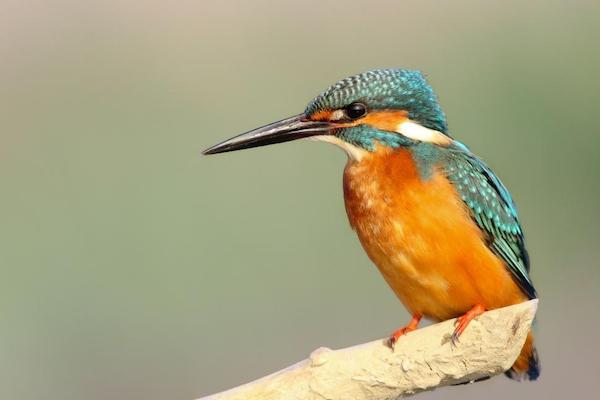
#> input picture data/images/kingfisher.jpg, 600 x 400 px, found by its file name; the run also reads 1 picture not shown here
$ jupyter execute --allow-errors 01-image-processing-basics-EX.ipynb   (shell and % lines are left out)
#> lines starting #> are read from the running program, lines starting #| are printed output that depends on the picture
# **Digital image processing – Basics**

<div style="color:#777777;margin-top: -15px;">
<b>Author</b>: Norman Juchler |
<b>Course</b>: MSLS CO4 |
<b>Version</b>: v1.1 <br><br>
<!-- Date: 27.02.2025 -->
<!-- Comments: ... -->
</div>

In this notebook, we will learn how to handle images in Python using the OpenCV and PIL packages.
We will also learn how to read, create and modify images using these libraries.

<!--
## **Exercises**
* [Exercise 1](#exercise1)
* [Exercise 2](#exercise2)
* [Exercise 3](#exercise3)
* [Exercise 4](#exercise4)
* [Exercise 5](#exercise5)
* [Exercise 6](#exercise6)
-->

---

## **Preparations**

Let's begin with the usual preparatory steps...

[cell 1]
import numpy as np
import matplotlib.pyplot as plt
import cv2 as cv
import PIL

# Jupyter / IPython configuration:
# Automatically reload modules when modified

# Enable vectorized output (for nicer plots)

# Inline backend configuration

# Enable this line if you want to use the interactive widgets
# It requires the ipympl package to be installed.
#%matplotlib widget

import sys
sys.path.insert(0, "../")
#> (the rest of this cell did not finish here and is left out)

---

<a id='exercise1'></a>

## **&#9734;  Exercise 1 – Image representation**

We have already learned that a digital (grayscale) image is represented as a 2D array of pixel values. In this exercise, we will explore how to load an image and access its pixel values using OpenCV, a powerful library for image processing and computer vision, optimized for real-time applications. Although OpenCV is written in C++, it provides Python bindings for ease of use.

A grayscale image is stored as a 2D array of intensity values, where the total number of values is equal to the number of pixels (height $h$ × width $w$). In contrast, a color image is represented as a 3D array with pixel values across multiple channels—for example, an RGB image contains three times as many values as a grayscale image (one set for each color channel: Red, Green, and Blue).

The suitable data structure for handling image data in Python is a NumPy array. In fact, most image processing libraries in Python either use NumPy arrays directly or provide functions to convert images into this format. This makes it easy to combine different libraries when working with images.

To visualize an image, we can use the [`imshow()`](https://matplotlib.org/stable/api/_as_gen/matplotlib.pyplot.imshow.html) function from matplotlib.

### **Instructions**

1. Read the image `"../data/images/kingfisher-gray.jpg"` using `cv.imread()`. See [this example](https://docs.opencv.org/4.x/db/deb/tutorial_display_image.html) for reference.
2. Examine the returned array: What is its shape? What is its data type?
3. Display the image using [`plt.imshow()`](https://matplotlib.org/stable/api/_as_gen/matplotlib.pyplot.imshow.html).
   **Hint**: Set the argument `cmap="gray"` to properly display the grayscale image.
4. Retrieve the pixel value at position `(100, 100)`.
5. Select a **region of interest (ROI)**, starting at pixel (75, 200) with a width of 200 and height of 100 pixels

[cell 2]
######################
###    EXCERISE    ###
######################

# Read the image
img_path = r"C:\Users\keane\OneDrive - ZHAW\Spring 25\C04\msls-co4-ss25\data\images\kingfisher.jpg"
gray = cv.imread(img_path, cv.IMREAD_GRAYSCALE)
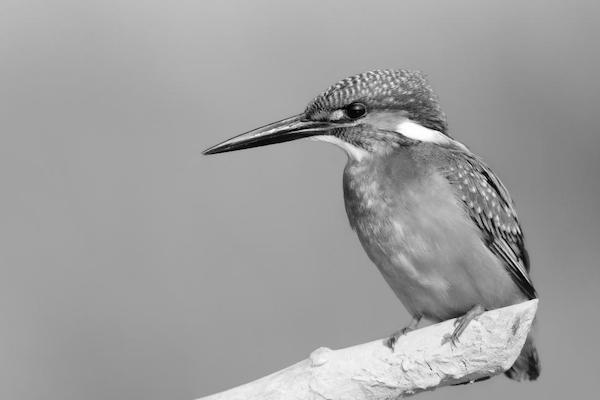
#> gray: shape (400, 600); min 0, max 255, mean 158.9

# Print the image properties
print("Height, width:       ",gray.shape)
#| Height, width:        (400, 600)
print("Data type:           ",gray.dtype)
#| Data type:            uint8
print()

# Display the image
plt.imshow(gray)
plt.show()

# Read the pixel at [100,100]
print("Pixel at [100,100]:  ", gray [100, 100])
#| Pixel at [100,100]:   164

# Crop the image and display it
crop = gray[100:200, 100:200]
plt.imshow(crop)
plt.show()

---

<a id='exercise1'></a>

## **&#9734;  Exercise 2 – Digitalization**

Just like time-based data, digital images are represented as arrays of numbers. The digitalization/discretization process is very similar and involves two steps:
1. Sampling: the continuous image is sampled at regular intervals to obtain a grid of pixels.
2. Quantization: the continuous pixel values are quantized to a finite number of levels.

The result is a 2D array of numbers, where each number represents the intensity (or color) of a pixel.

### **Instructions:**

* Explain the main difference(s) between the sampling of continuous-time signals and the spatial sampling of images.
* Use the image from the previous exercise
* Study the effect of quantization: What happens when you reduce the number of bits?
  * Have a look at the function: quantize(image, nbits). Understand how it works.
     Note: NumPy does not have built-in data types for n-bit images, so we use 8-bit
     arrays - but we can still simulate n-bit quantization by rounding the values.
  * Use the function `quantize()` to (artificially) create images with a lower image depth
* Study the effect of spatial sampling: What happens when you reduce the number of pixels?
  * Progressively subsample the image by a factor of two: `gray[::2, ::2]`
  * Reflect: What to expect with this type of subsampling, besides getting a lower resolution?

[cell 3]
# [28 lines left out: function quantize, not called in this run]


# def quantize(image, nbits):
#     """Method 2:
#     Equivalent to the previous function, but using a more efficient
#     bitwise operation. The function works for an arbitrary number of
#     channels."""
#     assert image.dtype == np.uint8, "Image must be uint8"
#     assert nbits > 0 and nbits <= 8, "Invalid number of bits"
#     return ((image >> (8 - nbits))) << (8 - nbits)

[cell 4]
######################
###    EXERCISE    ###
######################

# Differences between temporal and spatial sampling?

# Convert to n-bit image
print("Effect of quantization")
print("######################")
nbits = [8, 6, 4, 3, 2, 1]
fig, axes = plt.subplots(2, len(nbits)//2, figsize=(9, 6))
for i, nbit in enumerate(nbits):
    gray_quantized = ...
    ...


# Sub-sample the original image
print("Effect of spatial sampling")
print("##########################")
fig, axes = plt.subplots(2, len(nbits)//2, figsize=(9, 6))
gray_sub = gray.copy()
for i in range(1,6):
    gray_sub = ...
    ...

---

<a id='exercise3'></a>

## **&#9734;  Exercise 3 – Color representation**

Gray is dull! Let's use more color in the next exercise. We again read in the same image, but this time in color. Let's try it!

[cell 5]
color = cv.imread("../data/images/kingfisher.jpg")
#> color is the input picture: shape (400, 600, 3); mean B, G, R 125.8, 161.1, 167.2
# A convenient function to display an image directly in the notebook
#> (the rest of this cell did not finish here and is left out)

The image is in fact a color image: The image is now represented using 3 channels. But the colors in the image look strange. The reason for this is that OpenCV reads the image in **BGR format**, while matplotlib expects **RGB format**. Shuffling the channels will fix the issue:

[cell 6]
color_bgr = color.copy()
color_rgb = color_bgr[..., ::-1]
#> (the rest of this cell did not finish here and is left out)

### **Instructions**
* Examine the image shape and depth
* Print the pixel value at (100,100)
* Crop the image to the region (125:300, 300:600) and display the cropped image.
* Convert the image to an 8-bit grayscale image. Implement at least two conversion methods (hint: see lecture slides)
* Use the function [`cv.cvtColor(image, cv.COLOR_RGB2GRAY)`](https://docs.opencv.org/3.4/d8/d01/group__imgproc__color__conversions.html) to convert the image to grayscale.
* Optional task: Use again the quantize function to quantize color images.

[cell 7]
######################
###    EXERCISE    ###
######################

print("Height, width, channels:", ...)
print("Data type:              ", ...)
print("Pixel at [100,100]:     ", ...)
print()

# Crop the image
color_cropped = ...
#> (the rest of this cell did not finish here and is left out)

---

<a id='exercise4'></a>

## **&#9734;  Exercise 4 – Construct an image**

You can construct an image yourselve. In this exercise, you need to create a checkerboard consisting of 8x8 squares, where each square is 32x32 pixels. The squares should be colored alternately with any two colors (e.g. red and green or black and white). The final image should be 256x256 pixels.

Complete the following function template.

[cell 8]
######################
###    EXERCISE    ###
######################

def create_checkerboard(square_size=32, checker_size=8, color1=[0,0,0], color2=[255,255,255]):
    """Create a checkerboard image with the specified square size and checker size."""
    image_size = square_size * checker_size
    # Complete this function
    iamge = ...
    return image

#> (the rest of this cell did not finish here and is left out)

---

<a id='exercise5'></a>

## **&#9734;  Exercise 5 – Gamma correction**

Gamma correction is a non-linear operation to adjust the brightness of an image. It is used to correct the non-linear response of the human eye to light intensity, or the non-linear behavior of certain display devices.

The gamma correction is defined as:

$$I_{out} = I_{in} ^ {\;\gamma}$$

Here, $\gamma > 0$ is the correction factor. For $\gamma=1$, the image remains unchanged. For $\gamma>1$, the image is darkened, and for $\gamma<1$, the image is brightened.

**Hint**: The operation requires the image to be in float format. In this format, the pixel values should be in the range [0,1]. That means, besides changing the dtype to float, the pixel values should be normalized to the range [0,1]. Matplotlib can handle floating point images just like images with integral depth.

### **Instruction:**
Complete the following function template.

[cell 9]
######################
###    EXERCISE    ###
######################

# Solution
def gamma_correction(image, gamma):
    """Apply gamma correction to an image with the specified gamma value."""
    # Conver to float if the image is in uint8 format
    image = ...
    # Apply the gamma correction
    corrected = ...
    return corrected

# Test the function.
image = color_rgb.copy()
gamma = 1.5
corrected = gamma_correction(image, gamma)
#> (the rest of this cell did not finish here and is left out)

---

<a id='exercise6'></a>

## **&#9734;  Exercise 6 – Color and intensity histograms**

### **Instructions**
* Read the following section carefully
* Make sure you understand the concept of intensity and color histograms
* Understand the type of color transformations we examine here

<br>

The *distribution of intensity* values in the image (or channel) is an relevant characteristic of the image. The *histogram* of an image shows the number of pixels for each intensity value. It is a useful visualization to understand the contrast, brightness, and dynamic range of an image.

[cell 10]
# Compute the histogram of the image
hist, bins = np.histogram(gray.flatten(), bins=256, range=[0,256], density=True)
#> hist = 256 values, max 0.0692 at index 163, min 4.58e-05 at index 249, mean 0.00391; bins = 257 values from 0 to 256
cdf = hist.cumsum()
#> cdf = 256 values from 0.000475 to 1
hist /= hist.max()
#> hist = 256 values, max 1 at index 163, min 0.000663 at index 249, mean 0.0565

fig, axes = plt.subplots(1, 2, figsize=(9, 4))

axes[0].imshow(gray, cmap="gray")
axes[0].axis("off")
axes[1].plot(hist, label="Histogram (normalized)")
axes[1].plot(cdf, label="CDF")
axes[1].set_xlabel("Pixel value")
axes[1].legend();
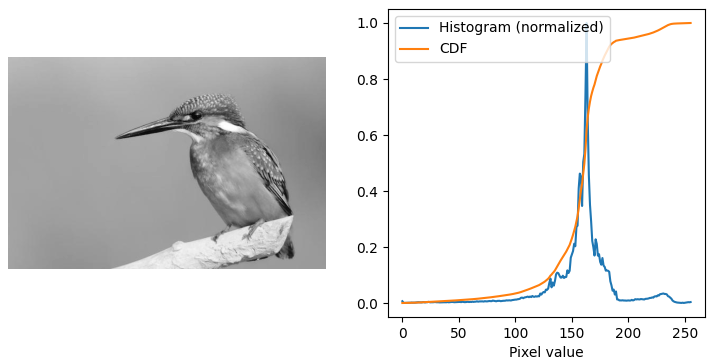
#> figure drawn by matplotlib, 2 panels; panel 2: curve peaks at x = 163, y = 1; panel 2: curve peaks at x = 255, y = 1

We can observe for this particular image that most of the pixel values are concentrated between 120 and 180, while there are almost no pixels with values below 100.

The above plot displays also the cumulative distribution function (CDF) of the pixel values. The CDF shows the fraction of pixels with values less than or equal to a given value. For example, the CDF value at 100 is < 0.1, which means that less than 10% of the pixels have values less than 100.

The situation seen in the above plot can be considered as a low-contrast image, where the pixel values are concentrated in a narrow range. This can be improved by applying a contrast stretching operation, which maps the pixel values to a wider range. One such approach is called **histogram equalization**, which is a method to improve the contrast of an image by equalizing the histogram. The goal is to obtain a uniform histogram, where all pixel values are equally distributed.

[cell 11]
# Apply histogram equalization
gray = cv.imread("../data/images/kingfisher-gray.jpg", cv.IMREAD_GRAYSCALE)
gray_equalized = cv.equalizeHist(gray)
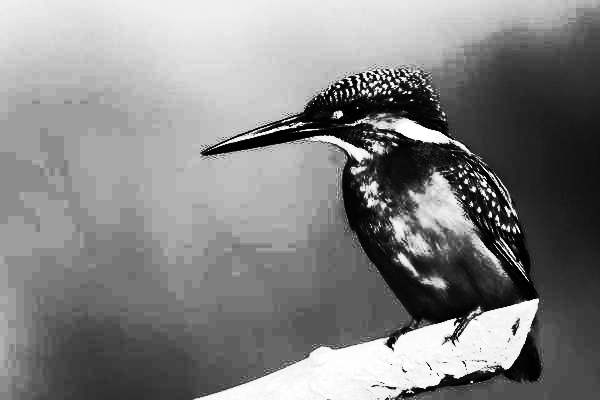
#> gray_equalized: shape (400, 600); min 0, max 255, mean 130.2
hist_equalized, bins = np.histogram(gray_equalized.flatten(),
                                    bins=256, range=[0,256],
                                    density=True)
#> hist_equalized = 256 values, max 0.0692 at index 158, min 0 at index 24, mean 0.00391
cdf_equalized = hist_equalized.cumsum()
#> cdf_equalized = 256 values from 0.00217 to 1
hist_equalized /= hist_equalized.max()
#> hist_equalized = 256 values, max 1 at index 158, min 0 at index 24, mean 0.0564
fig, axes = plt.subplots(1, 2, figsize=(9, 4))
axes[0].imshow(gray_equalized, cmap="gray")
axes[0].axis("off")
axes[1].plot(hist_equalized, label="Histogram (normalized)")
axes[1].plot(cdf_equalized, label="CDF")
axes[1].set_xlabel("Pixel value")
axes[1].legend();
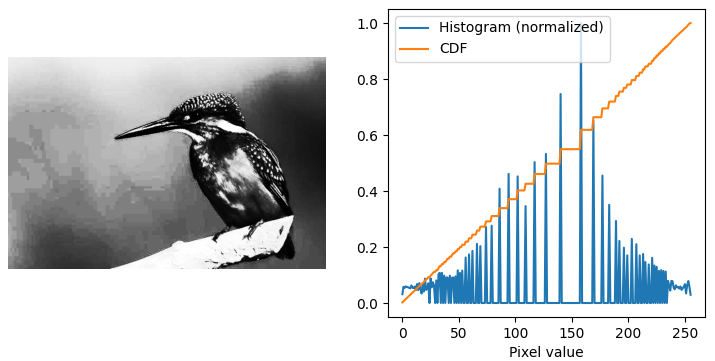
#> figure drawn by matplotlib, 2 panels; panel 2: curve peaks at x = 158, y = 1; panel 2: curve peaks at x = 255, y = 1

This equalized image has a more uniform histogram, which means that the pixel values are more evenly distributed. The CDF is also more linear. All this indicates that the contrast of the image has been improved. On the other hand, the equalization may also amplify the noise or other distortions in the image. For instance, the quantization bands in the original image are more pronounced in the equalized image.

For color images, we can apply histogram equalization to each channel separately. We can also use the YUV color space, where the Y channel represents the luminance (brightness) of the image. We can apply histogram equalization to the Y channel only, and then convert back to RGB. The following code demonstrates this approach for the YUV and also the HSL.

[cell 12]
# Let's define a function to visualize the histogram of all 3 channels in the image
def visualize_histogram(image, title="Histogram"):

    # [10 lines left out: function visualize_channel, not called in this run]

    """Visualize the histogram of an image."""
    if image.ndim == 1:
        return visualize_channel(image, title, plt.gca())
    else:
        nchannels = image.shape[-1]
        fig, axes = plt.subplots(1, nchannels+1, figsize=(9, 2))
        axes[0].imshow(image, cmap="gray" if nchannels == 1 else None)
        axes[0].axis("off")
        axes[0].set_title(title)
        axes[0].set_anchor("N")
        titles = ["R channel", "G channel", "B channel"]
        for i in range(image.shape[-1]):
            visualize_channel(image[..., i],
                              title=titles[i],
                              ax=axes[i+1], color=tools.PALETTE_RGB[i])
    #fig.suptitle(title)
    plt.tight_layout()


# Convert the image to float
color_equalized = np.stack([cv.equalizeHist(color_bgr[...,i]) for i in range(3)], axis=2)
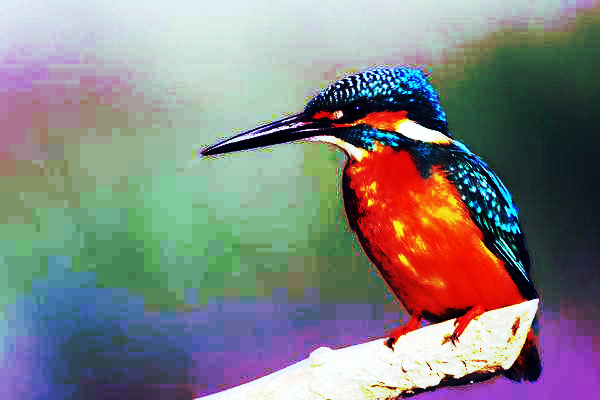
#> color_equalized: shape (400, 600, 3); mean B, G, R 130.2, 130.3, 129.9
#> (the rest of this cell did not finish here and is left out)

visualize_histogram(color_equalized, title="Equalized RGB")
# Better, convert to HSL color space and apply histogram equalization to the Y channel
color_hls = cv.cvtColor(color_rgb, cv.COLOR_RGB2HLS)
color_hls[..., 1] = cv.equalizeHist(color_hls[..., 1])
color_equalized = cv.cvtColor(color_hls, cv.COLOR_HLS2RGB)
visualize_histogram(color_equalized, title="Equalized lum. (HLS)")
# Also the YUV color space can be used
color_hls = cv.cvtColor(color_rgb, cv.COLOR_RGB2YUV)
color_hls[..., 0] = cv.equalizeHist(color_hls[..., 0])
color_equalized = cv.cvtColor(color_hls, cv.COLOR_YUV2RGB)
visualize_histogram(color_equalized, title="Equalized lum. (YUV)")

Observations: The histogram equalization method can also be applied to color images. However, applying the method to each channel independently leads to color distortions. Instead, the method should be applied to a single channel, which represents the luminance or intensity of the image. The luminance channel can be extracted from the RGB image using different color spaces, such as HLS or YUV. This results in more appealing pictures.

Histogram equalization is a simple and effective method to improve the contrast of an image.

**Histogram matching** is another method to adjust the contrast of an image by matching the histogram of the input image to a reference histogram. Here we use the histogram matching method implemented in the scikit-image library. The function [`skimage.exposure.match_histograms()`](https://scikit-image.org/docs/stable/api/skimage.exposure.html=) takes the input image and the reference image as input and returns the matched image.

[cell 13]
#from skimage import exposure
from skimage.exposure import match_histograms

color1 = color_rgb.copy()
color2 = cv.imread("../data/images/veggies.jpg")
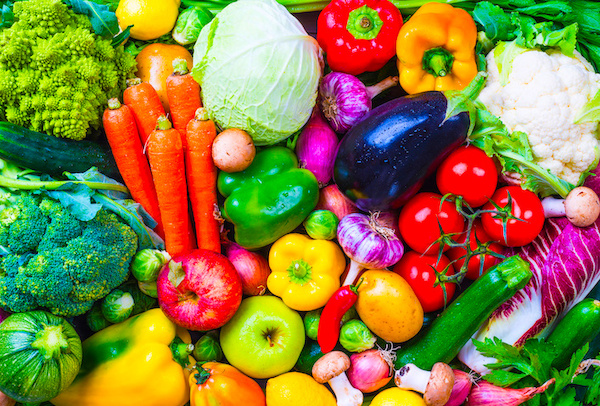
#> input picture data/images/veggies.jpg, 600 x 406 px
#> color2 is the input picture: shape (406, 600, 3); mean B, G, R 63.7, 126.3, 141
color2 = cv.cvtColor(color2, cv.COLOR_BGR2RGB)
color3 = cv.imread("../data/images/flowers.jpg")
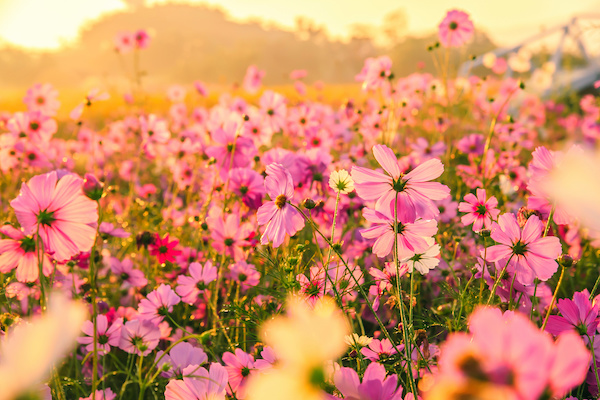
#> input picture data/images/flowers.jpg, 600 x 400 px
#> color3 is the input picture: shape (400, 600, 3); mean B, G, R 102.7, 140.2, 210.6
color3 = cv.cvtColor(color3, cv.COLOR_BGR2RGB)
#> (the rest of the program and of its run is left out)
